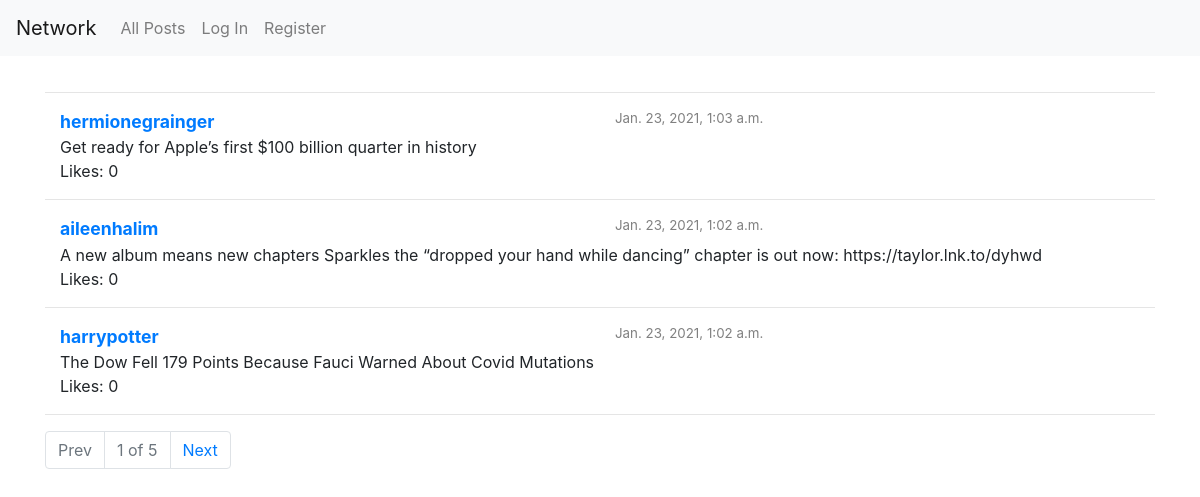
Before: / with the older database file.
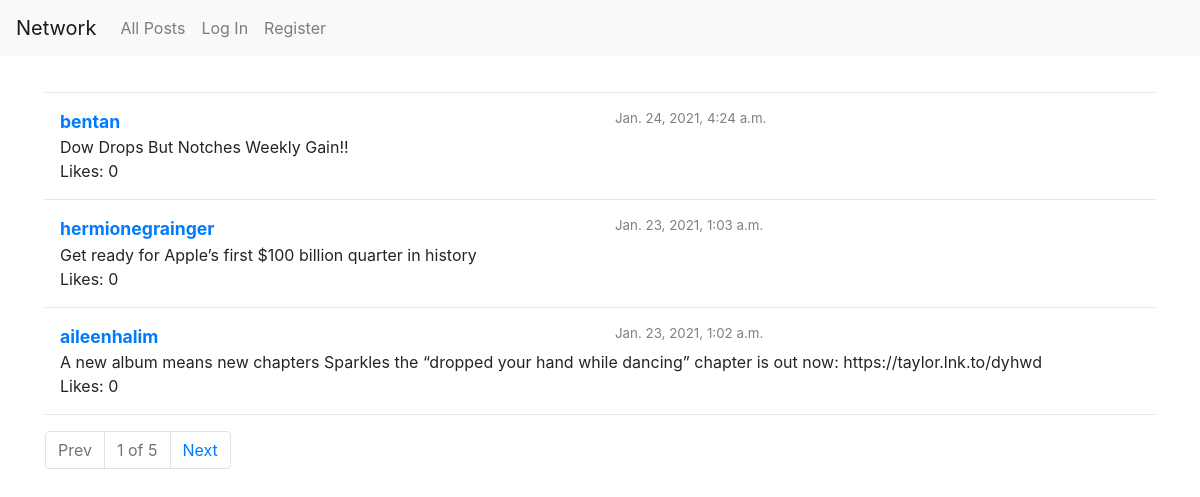
After: the same page with the newer database file.
### network/models.py (models this page shows, shortened)
class Post(models.Model):
    user = models.ForeignKey(User, on_delete=models.CASCADE)
    post_content = models.TextField(max_length=280)
    likes = models.ManyToManyField(User, blank=True, related_name='user_likes')
    created_timestamp = models.DateTimeField(auto_now_add=True)
    edited_timestamp = models.DateTimeField(auto_now=True)

class User(AbstractUser):
    following = models.ManyToManyField('self', blank=True, related_name='followers', symmetrical=False)

### network/views.py (the view)
# urls.py: path("", views.index, name="index"),
def index(request):
    if request.method == 'POST' and request.user.is_authenticated:
        p = PostForm(request.POST)
        if p.is_valid():
            r = Post(user = request.user, post_content = p.cleaned_data['post_content'])
            r.save()
            return HttpResponseRedirect(reverse("index"))
    posts = Post.objects.order_by('-edited_timestamp')
    duration_dict = {}
    for post in posts:
        duration_dict[post.id] = duration(post.edited_timestamp)
    form = PostForm()
    p = paginate_post(posts, request.GET.get('pg'))
    return render(request, "network/index.html", {
        'form': form,
        'posts': p['posts_paginated'].page(p['pg']),
        'durations': duration_dict,
        'p': p,
    })

### network/helpers.py (called while the page is built)
def paginate_post(posts, pg):
    posts_paginated = Paginator(posts,3)
    if pg == None:
        pg = 1
    else:
        pg = int(pg)
    pg_prev = None
    pg_next = None
    if posts_paginated.page(pg).has_previous():
        pg_prev = pg - 1
    if posts_paginated.page(pg).has_next():
        pg_next = pg + 1
    return {
        'posts_paginated': posts_paginated,
        'pg': pg,
        'pg_prev': pg_prev,
        'pg_next': pg_next,
        'pg_index': f'{pg} of {posts_paginated.num_pages}',
    }

### network/templates/network/index.html (shortened to what this page needs)
{% extends "network/layout.html" %}
{% block body %}
    <div class="container">
        <div style="padding: 10px;"></div>
        <hr>
        {% for post in posts %}
            <div class="container">
                <div class="row">
                    <div class="col allPostUsername"><a href="{% url 'user' post.user.username %}">{{ post.user.username }}</a></div>
                    <div class="col allPostTimestamp">{{ post.edited_timestamp }}</div>
                </div>
                <div class="row" id="content_row{{post.id}}">
                    <div class="col" id="post{{post.id}}">{{ post.post_content }}</div>
                </div>
                <div class="row">
                    <div class="col">Likes: {{ post.likes.all.count}}</div>
                </div>
            </div>
            <hr>
        {% endfor %}
        {% if p.pg_prev or p.pg_next %}
            <nav aria-label="page navigation">
                <ul class="pagination">
                    <li class="page-item {% if not p.pg_prev %} disabled {% endif %}"><a class="page-link" href="?pg={{ p.pg_prev }}">Prev</a></li>
                    <li class="page-item disabled"><a class="page-link">{{ p.pg_index }}</a></li>
                    <li class="page-item {% if not p.pg_next %} disabled {% endif %}"><a class="page-link" href="?pg={{ p.pg_next }}">Next</a></li>
                </ul>
            </nav>
        {% endif %}
    </div>
{% endblock %}

### network/templates/network/layout.html (shortened to what this page needs)
{% load static %}
<!DOCTYPE html>
<html lang="en">
    <head>
        <link rel="stylesheet" href="https://stackpath.bootstrapcdn.com/bootstrap/4.4.1/css/bootstrap.min.css">
        <link href="{% static 'network/styles.css' %}" rel="stylesheet">
    </head>
    <body>
        <nav class="navbar navbar-expand-lg navbar-light bg-light">
            <a class="navbar-brand" href="{% url 'index' %}">Network</a>
            <div>
              <ul class="navbar-nav mr-auto">
                <li class="nav-item">
                  <a class="nav-link" href="{% url 'index' %}">All Posts</a>
                </li>
                {% if user.is_authenticated %}
                    <li class="nav-item">
                        <a class="nav-link" href="{% url 'following' %}">Following</a>
                    </li>
                    <li class="nav-item">
                        <a class="nav-link" href="{% url 'logout' %}">Log Out</a>
                    </li>
                {% else %}
                    <li class="nav-item">
                        <a class="nav-link" href="{% url 'login' %}">Log In</a>
                    </li>
                    <li class="nav-item">
                        <a class="nav-link" href="{% url 'register' %}">Register</a>
                    </li>
                {% endif %}
              </ul>
            </div>
          </nav>
        <div class="body">
            {% block body %}
            {% endblock %}
        </div>
    </body>
</html>

### network/static/network/styles.css (style rules this page uses)
.allPostUsername { font-weight: bold; font-size: 1.1em; }
.allPostTimestamp { color: grey; font-size: smaller; }

Changed rows visible on the page:
no longer on this page (row unchanged): Post: user.username "harrypotter", edited_timestamp "Jan. 23, 2021, 1:02 a.m.", post_content "The Dow Fell 179 Points Because Fauci Warned About Covid Mutations", likes.all.count "0"
now on this page (row edited): Post: user.username "bentan", edited_timestamp "Jan. 24, 2021, 4:24 a.m.", post_content "Dow Drops But Notches Weekly Gain!!", likes.all.count "0"
